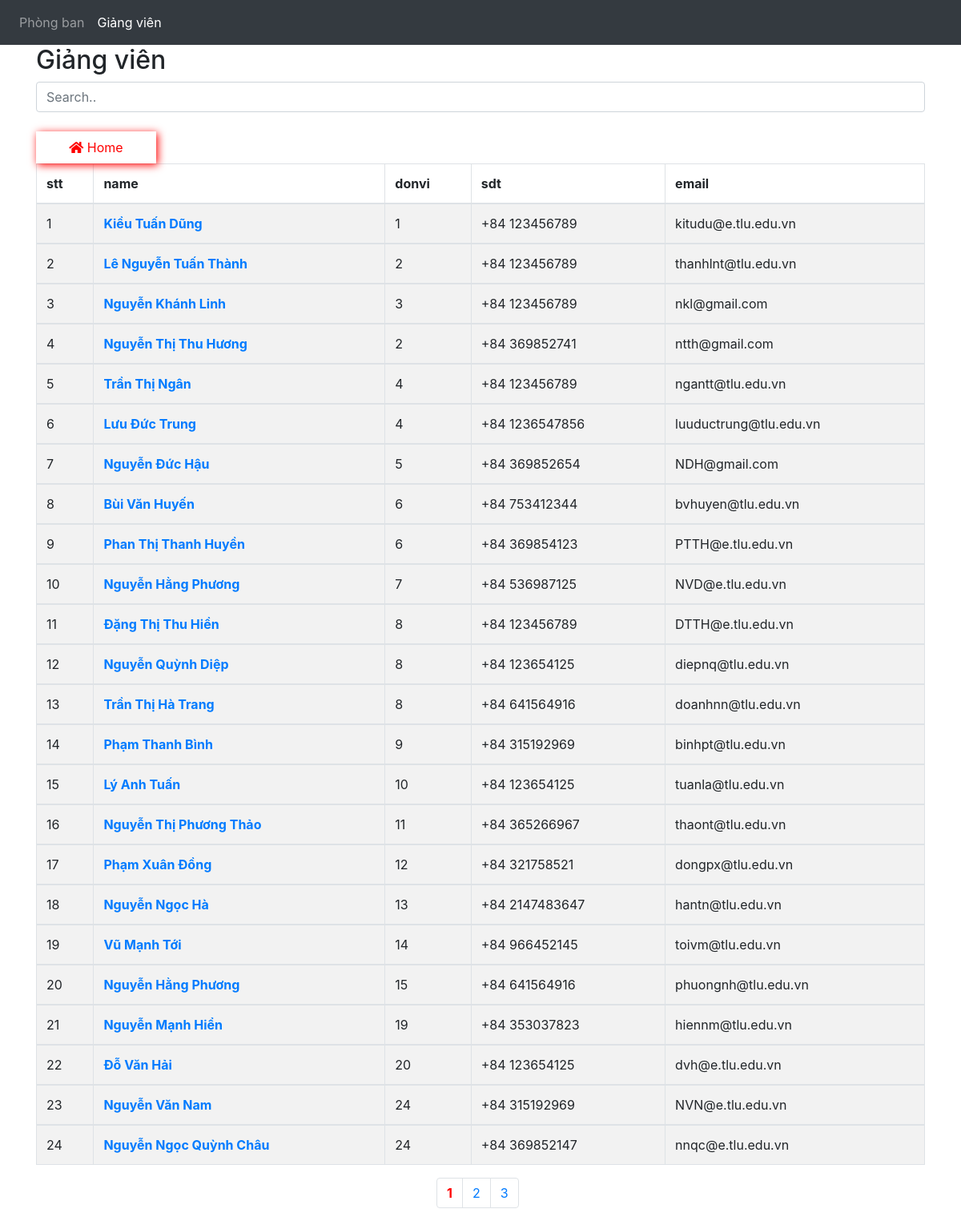
Page /giangvien.php on the committed database.
### tables this page shows
CREATE TABLE `canbo` (
  `id` int(11) NOT NULL,
  `name` varchar(255) NOT NULL,
  `thumbnail` varchar(255) NOT NULL,
  `chucvu` varchar(255) NOT NULL,
  `coquan` varchar(255) NOT NULL,
  `email` varchar(255) NOT NULL,
  `sdt` int(11) NOT NULL,
  `id_donvi` int(10) DEFAULT NULL
);

### db/dbhelper.php (called while the page is built, shortened)
<?php
function select_list($sql) {
	$con = mysqli_connect(HOST, USERNAME, PASSWORD, DATABASE);
	$result = mysqli_query($con, $sql);
	$data   = [];
	while ($row = mysqli_fetch_array($result, 1)) {
		$data[] = $row;
	}
	return $data;
}

### giangvien.php (the view, shortened to what this page needs)
<?php
require_once ('db/dbhelper.php');
$sql = "select * from canbo ";
$datas = select_list($sql);
$stt=0;
?>
<!DOCTYPE html>
<html lang="en">
<head>
        <link rel="stylesheet" type="text/css" href="css/styleadmin.css">
        <link rel="stylesheet" href="https://maxcdn.bootstrapcdn.com/bootstrap/4.5.2/css/bootstrap.min.css">
        <link href="https://use.fontawesome.com/releases/v5.0.4/css/all.css" rel="stylesheet">
</head>
<body>
  <header>
      <nav class="navbar navbar-expand-sm bg-dark navbar-dark">
        <ul class="navbar-nav">
    <li class="nav-item">
      <a class="nav-link" href="index.php">Phòng ban</a>
    </li>
    <li class="nav-item active">
      <a class="nav-link" href="giangvien.php">Giảng viên</a>
    </li>
  </ul>
</nav>
        </header>
	<div class="container">
  <h2>Giảng viên</h2>
  <input class="form-control" id="myInput" type="text" placeholder="Search..">
  <br>
  <a href="index.php">
  	<button type="button"><i class="fas fa-home"></i> Home</button>
  </a>
  <table class="table table-bordered table-striped">
    <thead>
      <tr>
      	<th>stt</th>
        <th>name</th>
        <th>donvi</th>
        <th>sdt</th>
        <th>email</th>
      </tr>
    </thead>
    <?php foreach($datas as $data) {?>
    <tbody id="myTable">
      <tr>
      	<td><?php echo $stt+=1?></td>
     <td><a href="chitiet.php?id=<?php echo $data['id'];?>"><b><?php echo $data["name"];?></b></a></td>
        <td><?php echo $data["id_donvi"];?></td>
        <td><?php echo "+84"." ".$data["sdt"];?></td>
        <td><?php echo $data["email"];?></td>
      </tr>
      <?php } ?>
    </tbody>
  </table>
  <ul class="pagination">
    <li class="page-item"><a class="page-link" href="#"><strong>1</strong></a></li>
    <li class="page-item"><a class="page-link" href="#">2</a></li>
    <li class="page-item"><a class="page-link" href="#">3</a></li>
  </ul>
</div>
</body>
</html>

### css/styleadmin.css (style rules this page uses)
button { width: 100px; height: 40px; color: red; background: white; }
.pagination { margin-left: 500px; }
body ul li a { color: red; }
strong { color: red !important; }
a button { float: left; box-shadow: 2px 2px 10px red; border: 1px solid white; width: 150px; }
button { float: right; box-shadow: 2px 2px 10px red; border: 1px solid white; }

### rows in the picture
canbo: stt "1", name "Kiều Tuấn Dũng", id_donvi "1", sdt "123456789", email "kitudu@e.tlu.edu.vn"
canbo: stt "2", name "Lê Nguyễn Tuấn Thành", id_donvi "2", sdt "123456789", email "thanhlnt@tlu.edu.vn"
canbo: stt "3", name "Nguyễn Khánh Linh", id_donvi "3", sdt "123456789", email "nkl@gmail.com"
canbo: stt "4", name "Nguyễn Thị Thu Hương", id_donvi "2", sdt "369852741", email "ntth@gmail.com"
canbo: stt "5", name "Trần Thị Ngân", id_donvi "4", sdt "123456789", email "ngantt@tlu.edu.vn"
canbo: stt "6", name "Lưu Đức Trung", id_donvi "4", sdt "1236547856", email "luuductrung@tlu.edu.vn"
canbo: stt "7", name "Nguyễn Đức Hậu", id_donvi "5", sdt "369852654", email "NDH@gmail.com"
canbo: stt "8", name "Bùi Văn Huyến", id_donvi "6", sdt "753412344", email "bvhuyen@tlu.edu.vn"
canbo: stt "9", name "Phan Thị Thanh Huyền", id_donvi "6", sdt "369854123", email "PTTH@e.tlu.edu.vn"
canbo: stt "10", name "Nguyễn Hằng Phương", id_donvi "7", sdt "536987125", email "NVD@e.tlu.edu.vn"
canbo: stt "11", name "Đặng Thị Thu Hiền", id_donvi "8", sdt "123456789", email "DTTH@e.tlu.edu.vn"
canbo: stt "12", name "Nguyễn Quỳnh Diệp", id_donvi "8", sdt "123654125", email "diepnq@tlu.edu.vn"
canbo: stt "13", name "Trần Thị Hà Trang", id_donvi "8", sdt "641564916", email "doanhnn@tlu.edu.vn"
canbo: stt "14", name "Phạm Thanh Bình", id_donvi "9", sdt "315192969", email "binhpt@tlu.edu.vn"
canbo: stt "15", name "Lý Anh Tuấn", id_donvi "10", sdt "123654125", email "tuanla@tlu.edu.vn"
canbo: stt "16", name "Nguyễn Thị Phương Thảo", id_donvi "11", sdt "365266967", email "thaont@tlu.edu.vn"
canbo: stt "17", name "Phạm Xuân Đồng", id_donvi "12", sdt "321758521", email "dongpx@tlu.edu.vn"
canbo: stt "18", name "Nguyễn Ngọc Hà", id_donvi "13", sdt "2147483647", email "hantn@tlu.edu.vn"
canbo: stt "19", name "Vũ Mạnh Tới", id_donvi "14", sdt "966452145", email "toivm@tlu.edu.vn"
canbo: stt "20", name "Nguyễn Hằng Phương", id_donvi "15", sdt "641564916", email "phuongnh@tlu.edu.vn"
canbo: stt "21", name "Nguyễn Mạnh Hiển", id_donvi "19", sdt "353037823", email "hiennm@tlu.edu.vn"
canbo: stt "22", name "Đỗ Văn Hải", id_donvi "20", sdt "123654125", email "dvh@e.tlu.edu.vn"
canbo: stt "23", name "Nguyễn Văn Nam", id_donvi "24", sdt "315192969", email "NVN@e.tlu.edu.vn"
canbo: stt "24", name "Nguyễn Ngọc Quỳnh Châu", id_donvi "24", sdt "369852147", email "nnqc@e.tlu.edu.vn"
